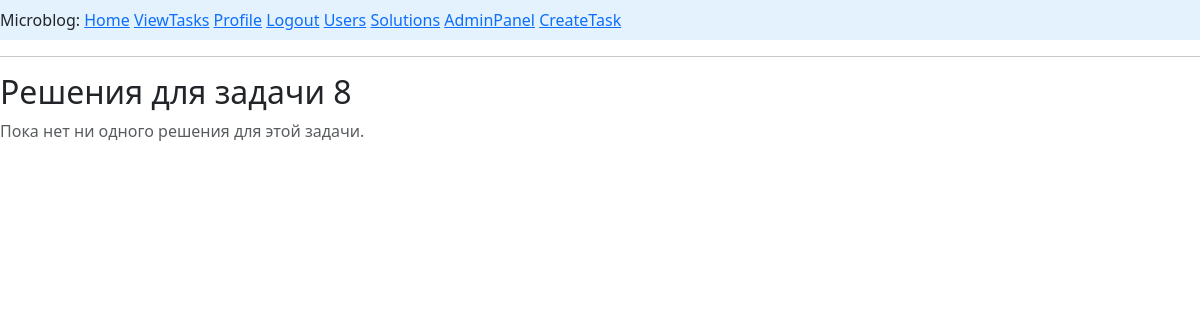
The page /task/8/solution (signed in) on the database as committed earlier.
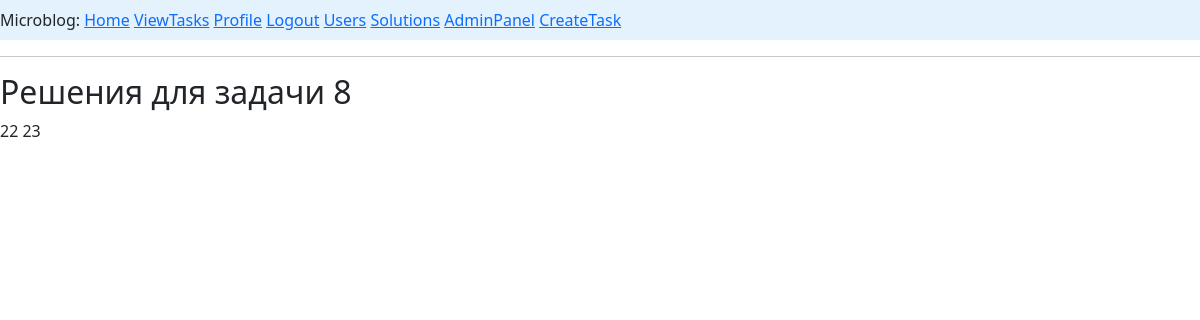
The same page on the database as committed later.
### app/models.py (models this page shows)
class Solve(db.Model):
    __tablename__ ='solves'
    id: so.Mapped[int] = so.mapped_column(primary_key=True,autoincrement=True)
    content: so.Mapped[str] = so.mapped_column(sa.String, nullable = True)
    accept: so.Mapped[bool] = so.mapped_column(sa.Boolean, default = False)
    created_date: so.Mapped[datetime] = so.mapped_column(
        index=True, default=lambda: datetime.now(timezone.utc))
    user_id: so.Mapped[int] = so.mapped_column(sa.ForeignKey(User.id),
                                               nullable=True)
    task_id: so.Mapped[int] = so.mapped_column(sa.ForeignKey(Task.id),
                                               nullable=True)
    solver: so.Mapped['User'] = so.relationship(back_populates='solve_user')
    task: so.Mapped['Task'] = so.relationship(back_populates='solve_task')

### app/routes.py (the view)
@app.route('/task/<int:id>/solution', methods=['GET','POST'])
@login_required
def solution_task(id):
    if not current_user.is_authenticated:
        return redirect(url_for('index'))
    soltn = db.session.scalars(sa.select(Solve).where(Solve.task_id == id)).all()
    return render_template('solution.html', solution_task=soltn, name=id)

### app/models.py (called while the page is built)
@login.user_loader
def load_user(id):
    return db.session.get(User, int(id))

### app/routes.py (called while the page is built)
@app.before_request
def before_request():
    if current_user.is_authenticated:
        current_user.last_seen = datetime.now(timezone.utc)
        db.session.commit()

### app/templates/solution.html
{% extends "base.html" %}
{% block content %}
<h2>Решения для задачи {{ name }}</h2>
    {%  if solution_task %}
        {% for u in solution_task%}
            <td>{{u.id}}</td>
        {% endfor %}
    {% else %}
    <p class="text-muted">Пока нет ни одного решения для этой задачи.</p>
    {%endif%}
{% endblock %}

Rows that differ between the two databases and show on the page:
added Solve: id "22"
added Solve: id "23"
Other text that changed with them:
text no longer shown: "Пока нет ни одного решения для этой задачи."
